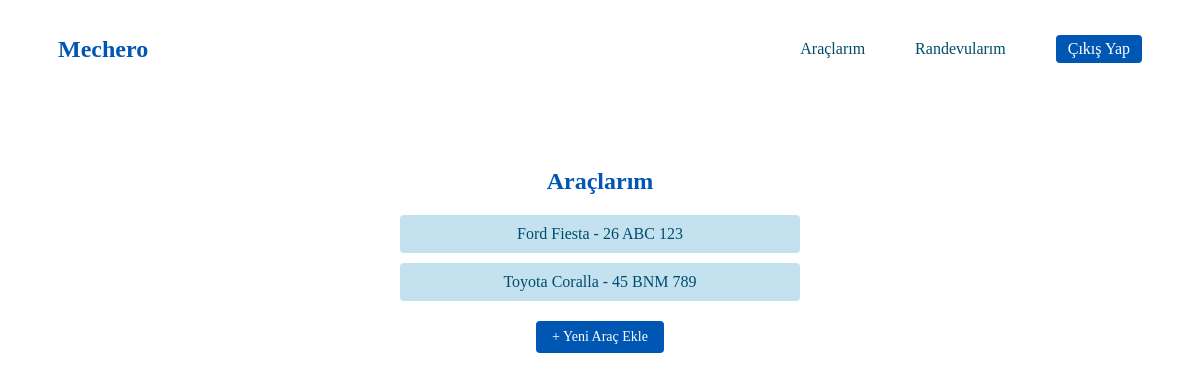
/user/vehicles (signed in), run on the app's committed database.
### app/models.py (models this page shows)
class Vehicle(db.Model):
    __tablename__ = 'vehicles'
    id = db.Column(db.Integer, primary_key=True)
    plate_number = db.Column(db.String(20), unique=True, nullable=False)
    brand = db.Column(db.String(50), nullable=False)
    model = db.Column(db.String(50), nullable=False)
    year = db.Column(db.Integer, nullable=False)
    fuel_type = db.Column(db.String(20), nullable=False)
    mileage = db.Column(db.Integer, nullable=False)
    created_at = db.Column(db.DateTime, default=datetime.utcnow)
    user_id = db.Column(db.Integer, db.ForeignKey('users.id'), nullable=False)
    appointments = db.relationship('Appointment', backref='vehicle', lazy=True)

### app/routes/user_routes.py (the view)
@bp.route('/vehicles')
@login_required
def vehicles():
    user_vehicles = Vehicle.query.filter_by(user_id=current_user.id).all()
    return render_template('user/vehicles.html', vehicles=user_vehicles)

### app/models.py (called while the page is built)
@login_manager.user_loader
def load_user(user_id):
    return User.query.get(int(user_id))

### app/templates/user/vehicles.html
{% extends 'layout/base_user.html' %}
{% block content %}
<div class="vehicles-page">
  <h2 class="vehicles-title">Araçlarım</h2>
  <ul class="vehicles-list">
    {% for v in vehicles %}
      <li class="vehicle-item">{{ v.brand }} {{ v.model }} - {{ v.plate_number }}</li>
    {% endfor %}
  </ul>
  <a href="{{ url_for('user.add_vehicle') }}" class="add-vehicle-button">+ Yeni Araç Ekle</a>
</div>
{% endblock %}

### app/static/style.css (style rules this page uses)
.vehicles-page { max-width: 400px; margin: 50px auto; padding: 20px; text-align: center; }
.vehicles-title { color: #0056b3; margin-bottom: 20px; }
.vehicles-list { list-style: none; padding: 0; margin: 0 0 20px 0; }
.vehicle-item { background-color: #c4e1f0; color: #004c6d; margin: 10px 0; padding: 10px; border-radius: 4px; }
.add-vehicle-button { display: inline-block; background-color: #0056b3; color: white; padding: 8px 16px; border-radius: 4px; text-decoration: none; font-size: 14px; transition: background-color 0.3s; }

### data on the page
Vehicle: brand "Ford", model "Fiesta", plate_number "26 ABC 123"
Vehicle: brand "Toyota", model "Coralla", plate_number "45 BNM 789"
